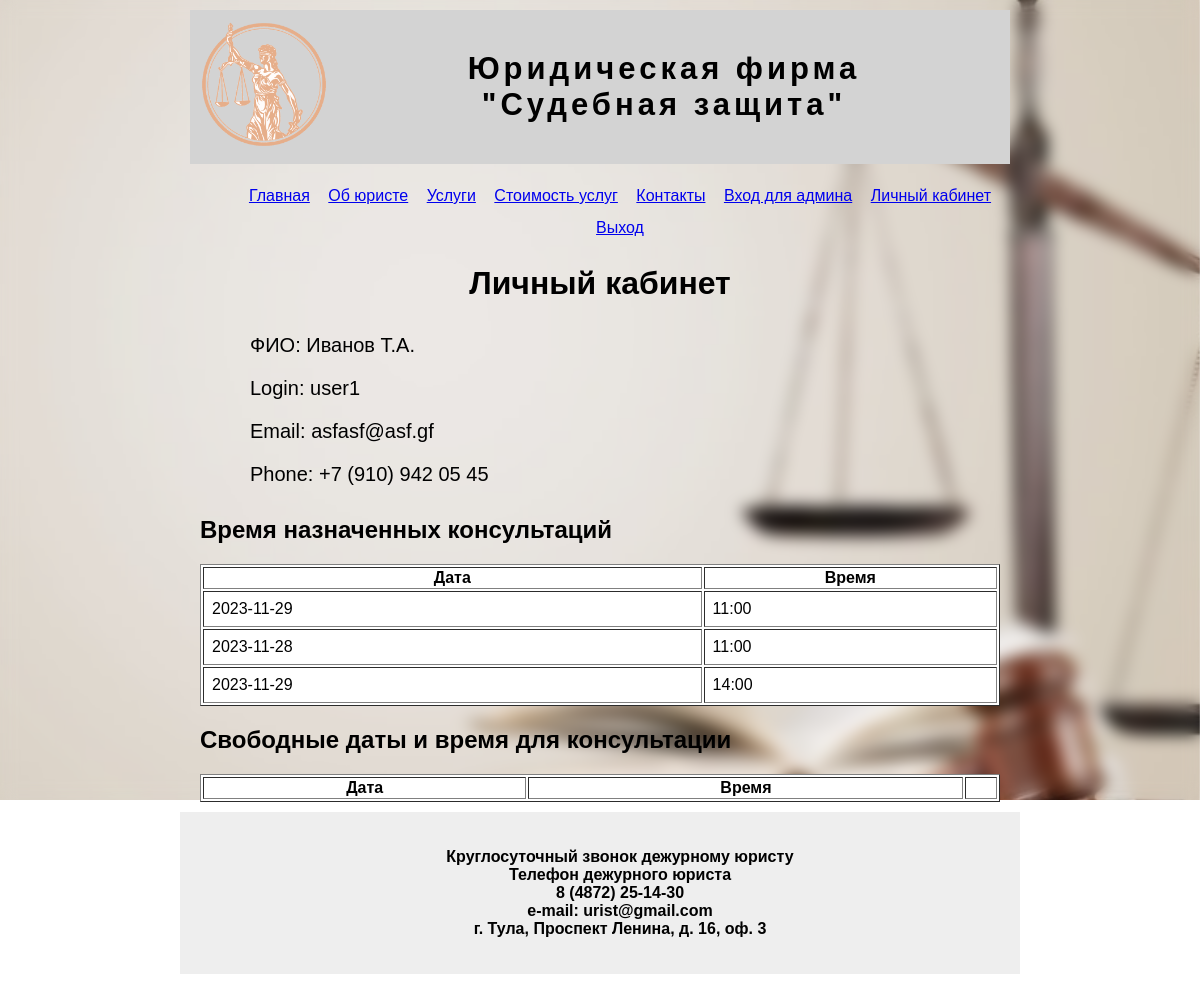
Screenshot of /panel (signed in) with the database file from the repository.
### tables this page shows
CREATE TABLE users (
 id INTEGER PRIMARY KEY AUTOINCREMENT,
 fio TEXT NOT NULL,
 login TEXT NOT NULL,
 password TEXT NOT NULL,
 email TEXT NOT NULL,
 phone TEXT NOT NULL
);

CREATE TABLE zap (
 id INTEGER PRIMARY KEY AUTOINCREMENT,
 fio TEXT NOT NULL,
 datetime TEXT NOT NULL
 );

### app.py (the view)
@app.route('/panel', methods=('GET', 'POST'))
def panel():
 if 'user' in session:
  login = session['user']
  conn = get_db_connection()
  cursor = conn.cursor()
  suser = cursor.execute('select * from users where login=?', (login,)).fetchone()
  conn.commit()
  datetimes = cursor.execute('select * from freedatetime where status=0 order by datetime').fetchall()
  conn.commit()
  cons = cursor.execute('select * from zap where fio=?', (login,)).fetchall()
  print(cons)
  conn.commit()
  data = dict(fio=suser[1],login=suser[2], email=suser[4],phone=suser[5], cons=cons, datetimes=datetimes)
  return render_template('panel.html', data=data)
 else:
  return redirect('auth')

### app.py (called while the page is built)
def get_db_connection():
 conn = sqlite3.connect('visitka.db')
 cursor = conn.cursor()
 conn.commit()
 return conn

### templates/panel.html (shortened to what this page needs)
{% extends 'main.html' %}
{% block content %}
<h1>Личный кабинет</h1>
<ul class="panel">
    <li>ФИО: {{data.fio}}</li>
     <li>Login: {{data.login}}</li>
     <li>Email: {{data.email}}</li>
     <li>Phone: {{data.phone}}</li>
</ul>
<h2>Время назначенных консультаций</h2>
<table border="1" align="center" width="100%" style="background: #fff;background: #fff;
    ">
        <tr>
            <th>
                Дата
            </th>
             <th>
                Время
            </th>
        </tr>
        {% for z in data.cons %}
            <tr>
                 <td style="padding: 8px">{{z[2][:10]}}</td>
                 <td style="padding: 8px">{{z[2][11:]}}</td>
            </tr>
        {% endfor %}
    </table>
<h2>Свободные даты и время для консультации</h2>
 <table border="1" align="center" width="100%" style="background: #fff;background: #fff;
    ">
        <tr>
            <th>
                Дата
            </th>
             <th>
                Время
            </th>
            <th>
            </th>
        </tr>
    </table>
{% endblock %}

### static/app.css (style rules this page uses)
body { margin: 0; padding: 0; font-family: Arial; font-size: 16px }
h1 { text-align: center }
.panel { list-style: none; font-size: 20px }
.panel li { padding: 10px }

### rows the page displays
users: fio "Иванов Т.А.", login "user1", email "asfasf@asf.gf", phone "+7 (910) 942 05 45"
zap: datetime "2023-11-29", datetime "11:00"
zap: datetime "2023-11-28", datetime "11:00"
zap: datetime "2023-11-29", datetime "14:00"
